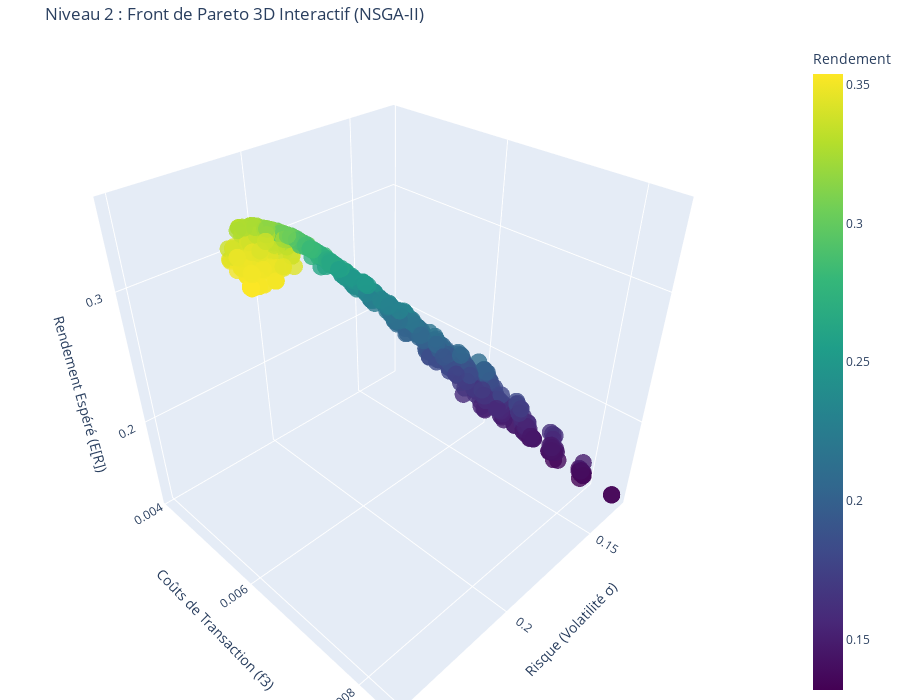

Write notebook code for a chart like this one.
### Markdown cell above
### Visualisation du front de Pareto

### Code cell
import plotly.graph_objects as go

# On crée la figure 3D
fig = go.Figure(data=[go.Scatter3d(
    x=final_volatility,  # Axe X : Risque
    y=final_costs,       # Axe Y : Coûts
    z=final_returns,     # Axe Z : Rendement
    mode='markers',
    marker=dict(
        size=6,
        color=final_returns, # La couleur dépend du rendement
        colorscale='Viridis',
        opacity=0.8,
        colorbar=dict(title='Rendement')
    ),
    # Ce qui s'affiche quand on passe la souris
    hovertemplate=(
        "<b>Risque (σ):</b> %{x:.2%}<br>" +
        "<b>Coût (f3):</b> %{y:.4f}<br>" +
        "<b>Rendement:</b> %{z:.2%}<extra></extra>"
    )
)])

# Mise en page propre
fig.update_layout(
    title='Niveau 2 : Front de Pareto 3D Interactif (NSGA-II)',
    scene=dict(
        xaxis_title='Risque (Volatilité σ)',
        yaxis_title='Coûts de Transaction (f3)',
        zaxis_title='Rendement Espéré (E[R])'
    ),
    width=900,
    height=700,
    margin=dict(l=0, r=0, b=0, t=40)
)

fig.show()

# Exportation en HTML pour affichage dans le navigateur
output_path = os.path.join(images_path, "niveau_2_pareto_3d.html")
fig.write_html(output_path)

### Figure 1 — Plotly figure (JSON) as saved in the notebook; plotly's stock layout.template omitted (floating-point values rounded to 4 significant figures; data arrays with more than 128 entries replaced by an {"elided": "..."} marker saying what was removed)
{"data": [{"hovertemplate": "<b>Risque (σ):</b> %{x:.2%}<br><b>Coût (f3):</b> %{y:.4f}<br><b>Rendement:</b> %{z:.2%}<extra></extra>", "marker": {"color": {"elided": "1000 float values"}, "colorbar": {"title": {"text": "Rendement"}}, "colorscale": [[0, "#440154"], [0.1111, "#482878"], [0.2222, "#3e4989"], [0.3333, "#31688e"], [0.4444, "#26828e"], [0.5556, "#1f9e89"], [0.6667, "#35b779"], [0.7778, "#6ece58"], [0.8889, "#b5de2b"], [1, "#fde725"]], "opacity": 0.8, "size": 6}, "mode": "markers", "type": "scatter3d", "x": {"elided": "1000 float values"}, "y": {"elided": "1000 float values"}, "z": {"elided": "1000 float values"}}], "layout": {"height": 700, "margin": {"b": 0, "l": 0, "r": 0, "t": 40}, "scene": {"xaxis": {"title": {"text": "Risque (Volatilité σ)"}}, "yaxis": {"title": {"text": "Coûts de Transaction (f3)"}}, "zaxis": {"title": {"text": "Rendement Espéré (E[R])"}}}, "title": {"text": "Niveau 2 : Front de Pareto 3D Interactif (NSGA-II)"}, "width": 900}}
